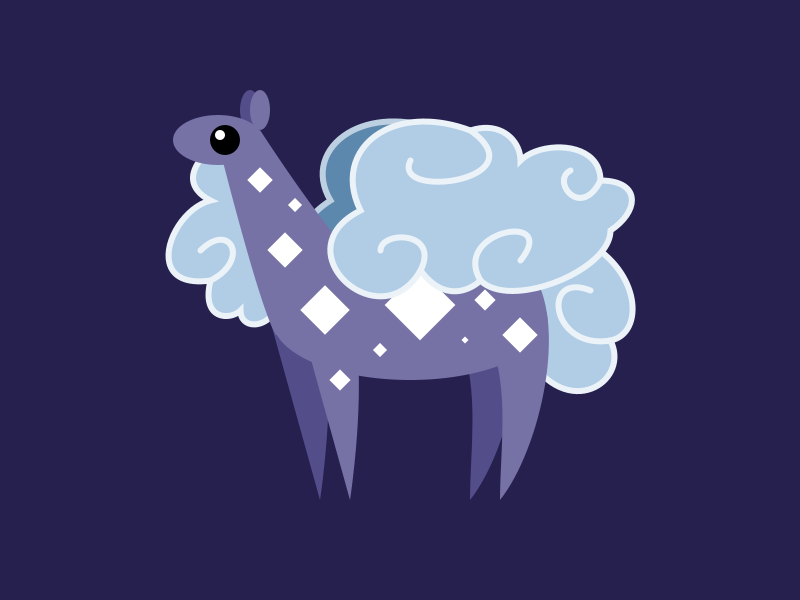
Frame 1 (no input)
Frame 60 (the mouse pressed at the canvas centre just before this capture): identical to frame 1, image omitted
Frame 120 (the mouse held since frame 60 and released just before this capture): identical to frame 1, image omitted

The Processing sketch that drew this single still picture (run headless with seeded random() and noise(); from frame 60 on, the mouse is pressed at the canvas centre):

// Processing sketch: processing_73161
// ── processing_73161.pde

CloudLlama instance1 = new CloudLlama(400, 300);

void setup()
{
  size(800, 600);
  ellipseMode(CENTER);
  rectMode(CENTER);
}

void draw() {
  background(37, 32, 78);
  instance1.llamaDraw();
}


class CloudLlama {
  
  int localX, localY;
  
  CloudLlama(int posX, int posY) {
    localX = posX;
    localY = posY;
  }
  
 void llamaDraw() {
  drawLlama(localX, localY);
 }

}


void drawLlama(int localX, int localY) {
  
  earShadow(localX, localY);
  frontLegShadow(localX, localY);
  backLegShadow(localX, localY);
  backWing(localX, localY);
  chestCloud(localX, localY);
  tailCloud(localX, localY);
  neck(localX, localY);
  ear(localX, localY);
  head(localX, localY);
  body(localX, localY);
  frontLeg(localX, localY);
  backLeg(localX, localY);
  eye(localX, localY);
  eyeShine(localX, localY);
  stars(localX, localY);
  wing(localX, localY);
  
}

void earShadow(int localX, int localY){
  noStroke();
  fill(83, 78, 138);
  ellipse(localX-150, localY-190, 20, 40);
}

void frontLegShadow(int localX, int localY){
  beginShape();
  vertex(localX-80, localY+10);
  bezierVertex(localX-60, localY+70, localX-80, localY+200, localX-80, localY+200);
  vertex(localX-130, localY+20);
  endShape();
}

void backLegShadow(int localX, int localY){
  beginShape();
  vertex(localX+100, localY-30);
  bezierVertex(localX+140, localY+20, localX+110, localY+150, localX+70, localY+200);
  bezierVertex(localX+70, localY+150, localX+80, localY+90, localX+60, localY+40);
  endShape();
}

void backWing(int localX, int localY) {
  fill(92, 136, 174);
  strokeWeight(6);
  stroke(189, 208, 225);
  pushMatrix();
  //flutter();
  beginShape();
  vertex(localX-10, localY-20);
  bezierVertex(localX-50, localY+40, localX-150, localY-50, localX-70, localY-100);
  bezierVertex(localX-100, localY-150, localX-40, localY-200, localX+40, localY-170);
  endShape();
  popMatrix();
}

void chestCloud(int localX, int localY) {
  fill(176, 205, 229);
  stroke(236, 243, 248);
  beginShape();
  vertex(localX-180, localY-160);
  bezierVertex(localX-220, localY-130, localX-210, localY-110, localX-190, localY-100);
  bezierVertex(localX-230, localY-90, localX-260, localY-10, localX-190, localY-20);
  bezierVertex(localX-200, localY+20, localX-170, localY+20, localX-160, localY+10);
  bezierVertex(localX-160, localY+30, localX-130, localY+30, localX-120, localY);
  endShape();
  bezier(localX-200, localY-50, localX-170, localY-80, localX-150, localY-40, localX-190, localY-20);
}

void tailCloud(int localX, int localY) {
  pushMatrix();
  beginShape();
  vertex(localX+70, localY-70);
  bezierVertex(localX+230, localY-100, localX+260, localY+30, localX+210, localY+40);
  bezierVertex(localX+230, localY+80, localX+170, localY+120, localX+130, localY+60);
  endShape();
  noFill();
  bezier(localX+190, localY-10, localX+140, localY-30, localX+150, localY+50, localX+210, localY+40);
  popMatrix();
}

void neck(int localX, int localY) {
  noStroke();
  fill(118, 114, 166);
  beginShape();
  vertex(localX-140, localY-170);
  bezierVertex(localX-140, localY-170, localX-50, localY-30, localX-20, localY-20);
  bezierVertex(localX+30, localY-20, localX-110, localY+30, localX-124, localY+35);
  bezierVertex(localX-140, localY+10, localX-180, localY-150, localX-180, localY-150);
  endShape(); 
}

void ear(int localX, int localY) {
  ellipse(localX-140, localY-190, 20, 40);
}

void head(int localX, int localY) {
ellipse(localX-182, localY-160, 90, 50);
}

void body(int localX, int localY) {
ellipse(localX+10, localY+20, 275, 120);
}

void frontLeg(int localX, int localY) {
beginShape();
vertex(localX-50, localY+10); //start point of curve
bezierVertex(localX-30, localY+70, localX-50, localY+200, localX-50, localY+200); //1st handle, 2nd handle, end point of curve
vertex(localX-100, localY+20); //final vertex
endShape();
}

void backLeg(int localX, int localY) {
beginShape();
vertex(localX+130, localY-30);
bezierVertex(localX+170, localY+20, localX+140, localY+150, localX+100, localY+200);
bezierVertex(localX+100, localY+150, localX+110, localY+90, localX+90, localY+40);
endShape();
}

void eye(int localX, int localY) {
fill(0, 0, 0);
ellipse(localX-175, localY-160, 30, 30);
}

void eyeShine(int localX, int localY) {
fill(255, 255, 255);
ellipse(localX-180, localY-165, 10, 10);
}

void stars(int localX, int localY) {
pushMatrix();
translate(localX-140, localY-120);
rotate(radians(45));
//sparkle();
rect(0, 0, 18, 18);
popMatrix();
 
pushMatrix();
translate(localX-105, localY-95);
rotate(radians(45));
//sparkle();
rect(0, 0, 10, 10);
popMatrix();
 
pushMatrix();
translate(localX-115, localY-50);
rotate(radians(45));
//sparkle();
rect(0, 0, 25, 25);
popMatrix();
 
pushMatrix();
translate(localX-75, localY+10);
rotate(radians(45));
//sparkle();
rect(0, 0, 35, 35);
popMatrix();
 
//body squares into diamonds
pushMatrix();
translate(localX-60, localY+80);
rotate(radians(45));
//sparkle();
rect(0, 0, 15, 15);
popMatrix();
 
pushMatrix();
translate(localX-20, localY+50);
rotate(radians(45));
//sparkle();
rect(0, 0, 10, 10);
popMatrix();
 
pushMatrix();
translate(localX+20, localY+5);
rotate(radians(45));
//sparkle();
rect(0, 0, 50, 50);
popMatrix();
 
pushMatrix();
translate(localX+65, localY+40);
rotate(radians(45));
//sparkle();
rect(0, 0, 5, 5);
popMatrix();
 
pushMatrix();
translate(localX+85, localY);
rotate(radians(45));
//sparkle();
rect(0, 0, 15, 15);
popMatrix();
 
pushMatrix();
translate(localX+120, localY+35);
rotate(radians(45));
//sparkle();
rect(0, 0, 25, 25);
popMatrix();
}

void wing(int localX, int localY) {
fill(176, 205, 229);
strokeWeight(6);
stroke(236, 243, 248);
pushMatrix();
//flutter();
beginShape();
vertex(localX+20, localY-30);
bezierVertex(localX-20, localY+40, localX-120, localY-50, localX-40, localY-90);
bezierVertex(localX-70, localY-150, localX-10, localY-200, localX+70, localY-170);
bezierVertex(localX+100, localY-180, localX+120, localY-160, localX+120, localY-140);
bezierVertex(localX+140, localY-160, localX+200, localY-160, localX+200, localY-120);
bezierVertex(localX+240, localY-120, localX+240, localY-90, localX+210, localY-70);
bezierVertex(localX+210, localY-30, localX+110, localY+10, localX+80, localY-20);
bezierVertex(localX+80, localY-20, localX+50, localY+10, localX+20, localY-30);
endShape();
 
//finishing touches
noFill();
bezier(localX+10, localY-140, localX-10, localY-100, localX+140, localY-120, localX+70, localY-170);
bezier(localX+200, localY-120, localX+180, localY-80, localX+150, localY-120, localX+170, localY-130);
bezier(localX+20, localY-30, localX+40, localY-70, localX-20, localY-70, localX-20, localY-50);
bezier(localX+80, localY-20, localX+50, localY-70, localX+160, localY-90, localX+120, localY-40);
popMatrix();
}
